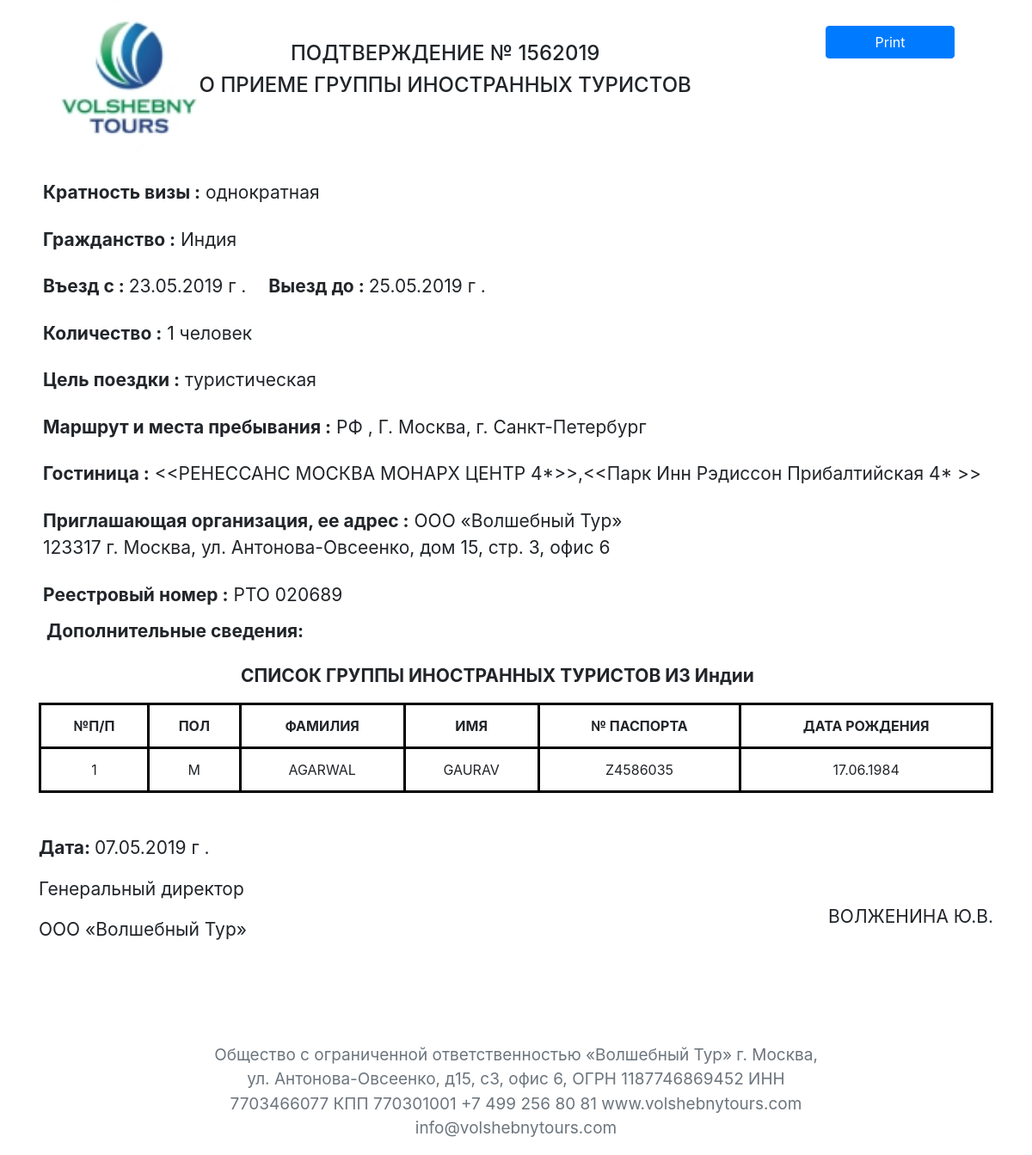
Screenshot of /russian_visa/8 with the database file from the repository.
### generateletter/models.py (models this page shows, shortened)
class Visaletters(models.Model):
    Organization_Details = models.ForeignKey(Organization,on_delete=models.PROTECT,related_name="Organization_Name",)
    MULTIPLICITY = (
        ("single", "single"),
        ("double", "double"),
    )
    PAS = (("1", "1"), ("2", "2"), ("3", "3"), ("4", "4"), ("5", "5"))
    TOUR = (
        ("TOURISM","TOURISM"),
        ("AIM TOURISM","AIM TOURISM")
    )
    GENDER = (
        ("M","M"),
        ("F","F"),
    )
    def number():
        no = Visaletters.objects.count()
        if no == None:
            return 1
        else:
            return (int(str( ( 220 - 64 ) + no + 1 )+"2019"))
    multiplicity = models.CharField(choices=MULTIPLICITY, default="SINGLE",max_length=100)
    no_passengers = models.IntegerField(default=1)
    Country = CountryField(blank_label='(select country)')
    Tourism= models.CharField(choices=TOUR, default="TOURISM",max_length= 100 )
    entry_from = models.CharField(max_length=200)
    departure_to = models.CharField(max_length=200)
    Visa_Letter_Number = models.IntegerField(default=number)
    Visa_Letter_N = models.CharField(default = str(number),editable=False,max_length=200)
    Date_of_letter = models.CharField(max_length=200, blank=True)
    Routes_and_Places = models.CharField(max_length=500, default="moscow")
    hotels = models.CharField(max_length=264)
    multi = (("Paid", "Paid"), ("unpaid", "unpaid"))
    Payment_status = models.CharField(max_length=200, choices=multi, default="unpaid")
    amount = models.PositiveIntegerField()
    firstname_1 = models.CharField(max_length=264)
    lastname_1 = models.CharField(max_length=264)
    Passport_Number_1 = models.CharField(max_length=200, unique=True)
    Date_Of_Birth_1 = models.CharField(max_length=200)
    Sex_1 = models.CharField(choices=GENDER,max_length=100)
    firstname_2 = models.CharField(max_length=264, blank=True)
    lastname_2 = models.CharField(max_length=264, blank=True)
    Passport_Number_2 = models.CharField(max_length=200, blank=True)
    Date_Of_Birth_2 = models.CharField(max_length=200, blank=True)
    Sex_2 = models.CharField(max_length=100,choices=GENDER, blank=True)
    firstname_3 = models.CharField(max_length=264, blank=True)
    lastname_3 = models.CharField(max_length=264, blank=True)
    Passport_Number_3 = models.CharField(max_length=200, blank=True)
    Date_Of_Birth_3 = models.CharField(max_length=200, blank=True)
    Sex_3 = models.CharField(max_length=100,choices=GENDER, blank=True)
    firstname_4 = models.CharField(max_length=264, blank=True)
    lastname_4 = models.CharField(max_length=264, blank=True)
    Passport_Number_4 = models.CharField(max_length=200, blank=True)
    Date_Of_Birth_4 = models.CharField(max_length=200, blank=True)
    Sex_4 = models.CharField(max_length=100,choices=GENDER, blank=True)
    firstname_5 = models.CharField(max_length=264, blank=True)
    lastname_5 = models.CharField(max_length=264, blank=True)
    Passport_Number_5 = models.CharField(max_length=200, blank=True)
    Date_Of_Birth_5 = models.CharField(max_length=200, blank=True)
    Sex_5 = models.CharField(max_length=100,choices=GENDER, blank=True)
    class Meta:
        verbose_name_plural = "Fill Form to Generate Visa Letter and Voucher"

### generateletter/views.py (the view)
# urls.py: path("russian_visa/<int:pk>", views.gen_rus_visa.as_view(), name="gen_rus_visa"),
class gen_rus_visa(DetailView):
    model = Visaletters
    context_object_name = "russian_visa"
    template_name = "generateletter/gen_rus_visa.html"

### templates/generateletter/gen_rus_visa.html (shortened to what this page needs)
<!doctype html>
{% load staticfiles %}
<html lang="en">
<head>
  <link rel="stylesheet" href="https://stackpath.bootstrapcdn.com/bootstrap/4.3.1/css/bootstrap.min.css"
>
</head>
<body>
  <div class="djangtwo">
    <!doctype html>
    <html lang="en">
    <head>
      <link rel="stylesheet" href="https://stackpath.bootstrapcdn.com/bootstrap/4.3.1/css/bootstrap.min.css"
>
    </head>
    <body>
                  <button id="printPageButton" class="btn btn-primary" onClick="window.print();" style="float: right; margin-right:90px; margin-top:30px; width:150px;">Print</button>
      <div class="container">
        <div class="row">
          <div class="col-2 mb-3">
            <img src="{% static 'Logo--k7-01.jpg' %}" alt="" class="d-flex" style="width: 180px; height: 180px">
          </div>
          <div class="col-10 mt-5">
            <h4 class="text-center col-10">ПОДТВЕРЖДЕНИЕ № {{ russian_visa.Visa_Letter_Number }}</h4>
            <h4 class="text-center col-10">О ПРИЕМЕ ГРУППЫ ИНОСТРАННЫХ ТУРИСТОВ</h4>
          </div>
        </div>
        <div class="row">
          <ul class="list-group mb-1">
            <li class="list-group-item border-0 fontsize"><b>Кратность визы :</b>{{ value|stringformat:"E" }}
              {% if russian_visa.multiplicity == 'single' %}
              однократная
              {% elif russian_visa.multiplicity == 'double' %}
              Двукратная
              {% endif %}
            </li>
            <li class="list-group-item border-0 fontsize"><b>Гражданство :</b> Индия
            </li>
            <li class="list-group-item border-0 fontsize"><b>Въезд с : </b>{{ russian_visa.entry_from }} г . <span
                style="margin-left:20px"><b>Выезд до : </b>{{ russian_visa.departure_to }} г . </span></li>
            <li class="list-group-item border-0 fontsize"><b>Количество :</b> {{ russian_visa.no_passengers }} человек
            </li>
            <li class="list-group-item border-0 fontsize"><b>Цель поездки :</b>
              {% if russian_visa.Tourism == 'TOURISM' %}
              туристическая
              {% elif russian_visa.Tourism == 'AIM TOURISM' %}
             <span class="text-uppercase"> Деловая </span>
              {% endif %} </li>
            <li class="list-group-item border-0 fontsize"><b>Маршрут и места пребывания :</b> РФ , Г. Москва, г. Санкт-Петербург </li>
            <li class="list-group-item border-0 fontsize"><b>Гостиница :</b> <<РЕНЕССАНС МОСКВА МОНАРХ ЦЕНТР 4*>>,<<Парк Инн Рэдиссон Прибалтийская 4* >>
            </li>
            <li class="list-group-item border-0 fontsize"><b>Приглашающая организация, ее адрес :</b> ООО «Волшебный Тур» <br>
             123317 г. Москва, ул. Антонова-Овсеенко, дом 15, стр. 3, офис 6
</li>
            <li class="list-group-item border-0 fontsize"><b>Реестровый номер :</b> PTO 020689</li>
            <p class="ml-4 fontsize"><b>Дополнительные сведения:</b></p>
            </ul>
            <p class=" fontsize" style="margin-left:250px"><b>СПИСОК ГРУППЫ ИНОСТРАННЫХ ТУРИСТОВ ИЗ Индии</b></p>
        </div>
        {% if russian_visa.firstname_5 %}
        <table class="table text-center table-bordered">
          <thead>
            <tr>
              <th>№П/П</th>
              <th>ПОЛ</th>
              <th>ФАМИЛИЯ</th>
              <th>ИМЯ</th>
              <th>№ ПАСПОРТА</th>
              <th>ДАТА РОЖДЕНИЯ</th>
            </tr>
          </thead>
          <tr>
            <td>1</td>
            <td>{{russian_visa.Sex_1}}</td>
            <td>{{russian_visa.lastname_1}}</td>
            <td>{{russian_visa.firstname_1}}</td>
            <td>{{russian_visa.Passport_Number_1}} </td>
            <td>{{russian_visa.Date_Of_Birth_1}}</td>
          </tr>
          <tr>
            <td>2</td>
            <td>{{russian_visa.Sex_2}}</td>
            <td>{{russian_visa.lastname_2}}</td>
            <td>{{russian_visa.firstname_2}}</td>
            <td>{{russian_visa.Passport_Number_2}} </td>
            <td>{{russian_visa.Date_Of_Birth_2}}</td>
          </tr>
          <tr>
            <td>3</td>
            <td>{{russian_visa.Sex_3}}</td>
            <td>{{russian_visa.lastname_3}}</td>
            <td>{{russian_visa.firstname_3}}</td>
            <td>{{russian_visa.Passport_Number_3}} </td>
            <td>{{russian_visa.Date_Of_Birth_3}}</td>
          </tr>
          <tr>
            <td>4</td>
            <td>{{russian_visa.Sex_4}}</td>
            <td>{{russian_visa.lastname_4}}</td>
            <td>{{russian_visa.firstname_4}}</td>
            <td>{{russian_visa.Passport_Number_4}} </td>
            <td>{{russian_visa.Date_Of_Birth_4}}</td>
          </tr>
          <tr>
            <td>5</td>
            <td>{{russian_visa.Sex_5}}</td>
            <td>{{russian_visa.lastname_5}}</td>
            <td>{{russian_visa.firstname_5}}</td>
            <td>{{russian_visa.Passport_Number_5}} </td>
            <td>{{russian_visa.Date_Of_Birth_5}}</td>
          </tr>
        </table>
        {% elif russian_visa.firstname_1 %}
        <table class="table text-center table-bordered">
          <thead>
            <tr>
              <th>№П/П</th>
              <th>ПОЛ</th>
              <th>ФАМИЛИЯ</th>
              <th>ИМЯ</th>
              <th>№ ПАСПОРТА</th>
              <th>ДАТА РОЖДЕНИЯ</th>
            </tr>
          </thead>
          <tr>
            <td>1</td>
            <td>{{russian_visa.Sex_1}}</td>
            <td>{{russian_visa.lastname_1}}</td>
            <td>{{russian_visa.firstname_1}}</td>
            <td>{{russian_visa.Passport_Number_1}}</td>
            <td>{{russian_visa.Date_Of_Birth_1}}</td>
          </tr>
        </table>
        {% endif %}
        <div class="d-flex flex-row justify-content-between mt-5 fontsize">
          <div>
            <p><b>Дата: </b>{{russian_visa.Date_of_letter}} г . </p>
            <p>Генеральный директор</p>
            <p>ООО «Волшебный Тур»</p>
          </div>
          <div>
            <p style="margin-top:80px" class="text-uppercase">Волженина Ю.В.</p>
          </div>
        </div>
        <div class="row">
          <div class="col-8 text-center text-muted mx-auto" style="margin-top: 100px">
            <p class="font_size">Общество с ограниченной ответственностью «Волшебный Тур»
              г. Москва, ул. Антонова-Овсеенко, д15, с3, офис 6, ОГРН 1187746869452 ИНН 7703466077 КПП 770301001
              +7 499 256 80 81 www.volshebnytours.com info@volshebnytours.com</p>
          </div>
        </div>
      </div>
    </body>
    </html>
  </div>
</body>
</html>

### templates/generateletter/gen_rus_visa.html (style rules this page uses)
.font_size { font-size: 19px; }
.fontsize { font-size: 21px; }
table.table-bordered > tbody > tr > td { border:3px solid black !important; }
table.table-bordered > thead > tr > th { border:3px solid black !important; }

### rows the page displays
Visaletters: Visa_Letter_Number "1562019", entry_from "23.05.2019", departure_to "25.05.2019", no_passengers "1", Sex_1 "M", lastname_1 "AGARWAL", firstname_1 "GAURAV", Passport_Number_1 "Z4586035", Date_Of_Birth_1 "17.06.1984", Date_of_letter "07.05.2019"
